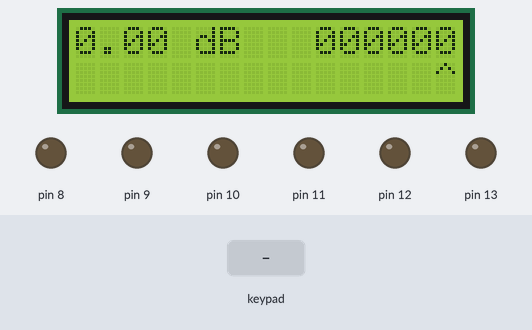
The sketch below on a simulated Arduino Uno, built with avr-gcc and run on an emulated ATmega328P. Parts: 16×2 character LCD, output pins drawn as LEDs (lit = HIGH). The inputs (shaded band) are chosen by the test bench.

Above: at 1.2 s.
1.3 s: key 'U' pressed
At 2.4 s:
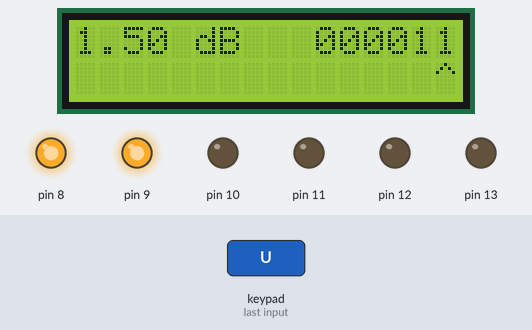
2.9 s: key 'U' pressed
At 3.6 s:
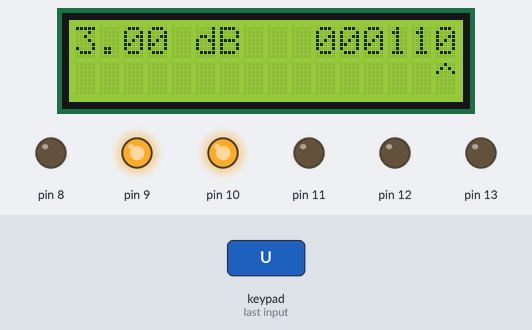
4.5 s: key 'U' pressed
At 5.8 s:
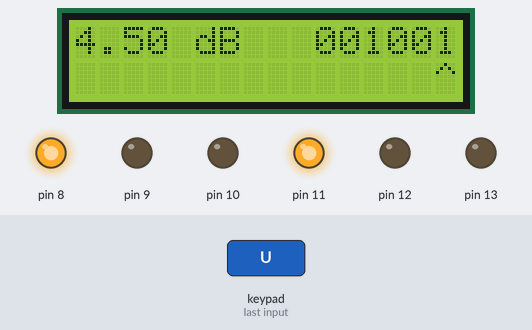
6.1 s: key 'D' pressed
At 6.13 s:
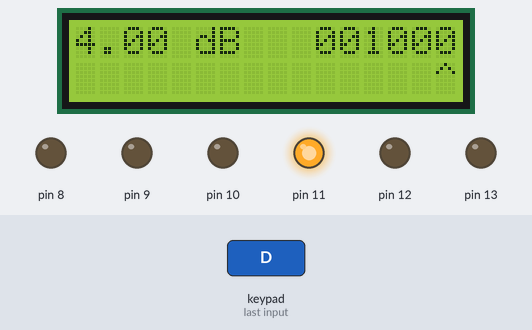
Timing chart, 0 to 8.7 s (numbered marks = the images above; inputs shaded):
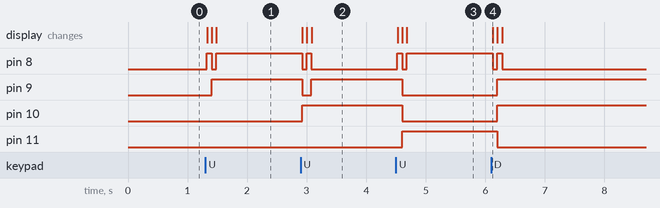

The sketch:

selector_1.ino
```cpp
/*********************

Example code for the Adafruit RGB Character LCD Shield and Library

This code displays text on the shield, and also reads the buttons on the keypad.
When a button is pressed, the backlight changes color.

**********************/

// include the library code:
#include <Wire.h>
#include <Adafruit_MCP23017.h>
#include <Adafruit_RGBLCDShield.h>

// The shield uses the I2C SCL and SDA pins. On classic Arduinos
// this is Analog 4 and 5 so you can't use those for analogRead() anymore
// However, you can connect other I2C sensors to the I2C bus and share
// the I2C bus.
Adafruit_RGBLCDShield lcd = Adafruit_RGBLCDShield();

// These #defines make it easy to set the backlight color
#define WHITE 0x7
float value=0.0;
int binaryValue= 0;
int bit0=0;
int bit1=0;
int bit2=0;
int bit3=0;
int bit4=0;
int bit5=0;

int bitSelect=0;

void setup() {
  // Debugging output
  Serial.begin(9600);
  // set up the LCD's number of columns and rows:
  lcd.begin(16, 2);

  bit0 = bitRead(binaryValue,0);
  bit1 = bitRead(binaryValue,1);
  bit2 = bitRead(binaryValue,2);
  bit3 = bitRead(binaryValue,3);
  bit4 = bitRead(binaryValue,4);
  bit5 = bitRead(binaryValue,5);

  lcd.setCursor(0, 0);
  lcd.print(value);


    if(value >= 10.0){
      lcd.setCursor(5, 0);
      lcd.print(" dB   ");
      }
    else{
      lcd.setCursor(4, 0);
      lcd.print(" dB   ");
    }

  lcd.setCursor(10, 0);
  lcd.print(bit5);
  lcd.setCursor(11, 0);
  lcd.print(bit4);
  lcd.setCursor(12, 0);
  lcd.print(bit3);
  lcd.setCursor(13, 0);
  lcd.print(bit2);
  lcd.setCursor(14, 0);
  lcd.print(bit1);
  lcd.setCursor(15, 0);
  lcd.print(bit0);

  pinMode(8, OUTPUT);
  pinMode(9, OUTPUT);
  pinMode(10, OUTPUT);
  pinMode(11, OUTPUT);
  pinMode(12, OUTPUT);
  pinMode(13, OUTPUT);

  digitalWrite(8,bit0);
  digitalWrite(9,bit1);
  digitalWrite(10,bit2);
  digitalWrite(11,bit3);
  digitalWrite(12,bit4);
  digitalWrite(13,bit5);


  lcd.setCursor(15-bitSelect, 1);
  lcd.print("^");
}

uint8_t i=0;
void loop() {
  // set the cursor to column 0, line 1
  // (note: line 1 is the second row, since counting begins with 0):
  //lcd.setCursor(0, 1);
  // print the number of seconds since reset:
  //lcd.print(millis()/1000);

  uint8_t buttons = lcd.readButtons();

  if (buttons) {
    lcd.clear();
 //   lcd.setCursor(0,0);
    if (buttons & BUTTON_UP) {
      binaryValue += int(pow(2.0,float(bitSelect)+0.0001));
      }
    if (buttons & BUTTON_DOWN) {
      binaryValue -= int(pow(2.0,float(bitSelect)+0.0001));
      }
    if (buttons & BUTTON_LEFT){
      bitSelect += 1;
      if(bitSelect > 5){
        bitSelect = 0;
        }
      }
    if (buttons & BUTTON_RIGHT){
       bitSelect -= 1;
      if(bitSelect < 0){
        bitSelect = 5;
        }
      }
    bit0 = bitRead(binaryValue,0);
    bit1 = bitRead(binaryValue,1);
    bit2 = bitRead(binaryValue,2);
    bit3 = bitRead(binaryValue,3);
    bit4 = bitRead(binaryValue,4);
    bit5 = bitRead(binaryValue,5);

    value = 0.5*bit0 + bit1 + 2.0*bit2 + 4.0*bit3 + 8.0*bit4 + 16.0*bit5;

    lcd.setCursor(0, 0);
    lcd.print(value);
//    lcd.setCursor(0, 1);
  //  lcd.print(binaryValue);

  //  lcd.setCursor(8, 1);
 //   lcd.print(bitSelect);

//    lcd.setCursor(4,1);
 //   lcd.print(pow(2,bitSelect));

    if(value >= 10.0){
      lcd.setCursor(5, 0);
      lcd.print(" dB   ");
      }
    else{
      lcd.setCursor(4, 0);
      lcd.print(" dB   ");
    }
    lcd.setCursor(10, 0);
    lcd.print(bit5);
    lcd.setCursor(11, 0);
    lcd.print(bit4);
    lcd.setCursor(12, 0);
    lcd.print(bit3);
    lcd.setCursor(13, 0);
    lcd.print(bit2);
    lcd.setCursor(14, 0);
    lcd.print(bit1);
    lcd.setCursor(15, 0);
    lcd.print(bit0);

    digitalWrite(8,bit0);
    digitalWrite(9,bit1);
    digitalWrite(10,bit2);
    digitalWrite(11,bit3);
    digitalWrite(12,bit4);
    digitalWrite(13,bit5);


    lcd.setCursor(15-bitSelect, 1);
    lcd.print("^");
    delay(50);
    }
 }
```

Measured:
- after the input at 1.3 s, pin 8: LOW → HIGH at once, → LOW 0.08 s later, → HIGH 0.08 s later; pin 9: LOW → HIGH after 0.10 s; the display: first changes at once (image 1 shows a later state)
- after the input at 2.9 s, pin 8: HIGH → LOW at once, → HIGH 0.08 s later, → LOW 0.08 s later; pin 9: HIGH → LOW at once, → HIGH 0.16 s later; pin 10: LOW → HIGH at once; the display: first changes at once (image 2 shows a later state)
- after the input at 4.5 s, pin 8: LOW → HIGH at once, → LOW 0.08 s later, → HIGH 0.08 s later; pin 9, pin 10: HIGH → LOW after 0.10 s; pin 11: LOW → HIGH after 0.10 s; the display: first changes at once (image 3 shows a later state)
- after the input at 6.1 s, pin 8: HIGH → LOW at once, → HIGH 0.08 s later, → LOW 0.08 s later; pin 9, pin 10: LOW → HIGH after 0.10 s; pin 11: HIGH → LOW after 0.10 s; the display: changes at once (image 4)
